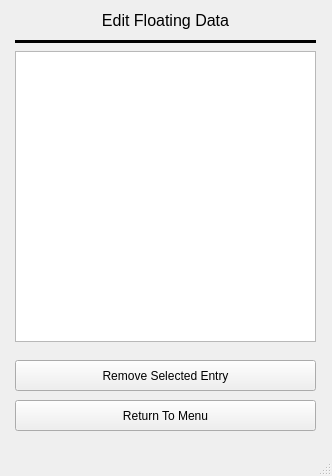
<?xml version="1.0" encoding="UTF-8"?>
<ui version="4.0">
 <class>MainWindow</class>
 <widget class="QMainWindow" name="MainWindow">
  <property name="geometry">
   <rect>
    <x>0</x>
    <y>0</y>
    <width>332</width>
    <height>476</height>
   </rect>
  </property>
  <property name="windowTitle">
   <string>MainWindow</string>
  </property>
  <widget class="QWidget" name="centralwidget">
   <widget class="QListWidget" name="listWidget">
    <property name="geometry">
     <rect>
      <x>15</x>
      <y>51</y>
      <width>301</width>
      <height>291</height>
     </rect>
    </property>
   </widget>
   <widget class="QPushButton" name="removeEntryButton">
    <property name="geometry">
     <rect>
      <x>15</x>
      <y>360</y>
      <width>301</width>
      <height>31</height>
     </rect>
    </property>
    <property name="text">
     <string>Remove Selected Entry</string>
    </property>
   </widget>
   <widget class="QPushButton" name="returnToMenuButton">
    <property name="geometry">
     <rect>
      <x>15</x>
      <y>400</y>
      <width>301</width>
      <height>31</height>
     </rect>
    </property>
    <property name="text">
     <string>Return To Menu</string>
    </property>
   </widget>
   <widget class="Line" name="line">
    <property name="geometry">
     <rect>
      <x>15</x>
      <y>40</y>
      <width>301</width>
      <height>3</height>
     </rect>
    </property>
    <property name="frameShadow">
     <enum>QFrame::Plain</enum>
    </property>
    <property name="lineWidth">
     <number>3</number>
    </property>
    <property name="orientation">
     <enum>Qt::Horizontal</enum>
    </property>
   </widget>
   <widget class="QLabel" name="label">
    <property name="geometry">
     <rect>
      <x>15</x>
      <y>10</y>
      <width>301</width>
      <height>20</height>
     </rect>
    </property>
    <property name="font">
     <font>
      <pointsize>12</pointsize>
     </font>
    </property>
    <property name="text">
     <string>Edit Floating Data</string>
    </property>
    <property name="alignment">
     <set>Qt::AlignCenter</set>
    </property>
   </widget>
  </widget>
  <widget class="QMenuBar" name="menubar">
   <property name="geometry">
    <rect>
     <x>0</x>
     <y>0</y>
     <width>332</width>
     <height>21</height>
    </rect>
   </property>
  </widget>
  <widget class="QStatusBar" name="statusbar"/>
 </widget>
 <resources/>
 <connections/>
</ui>
